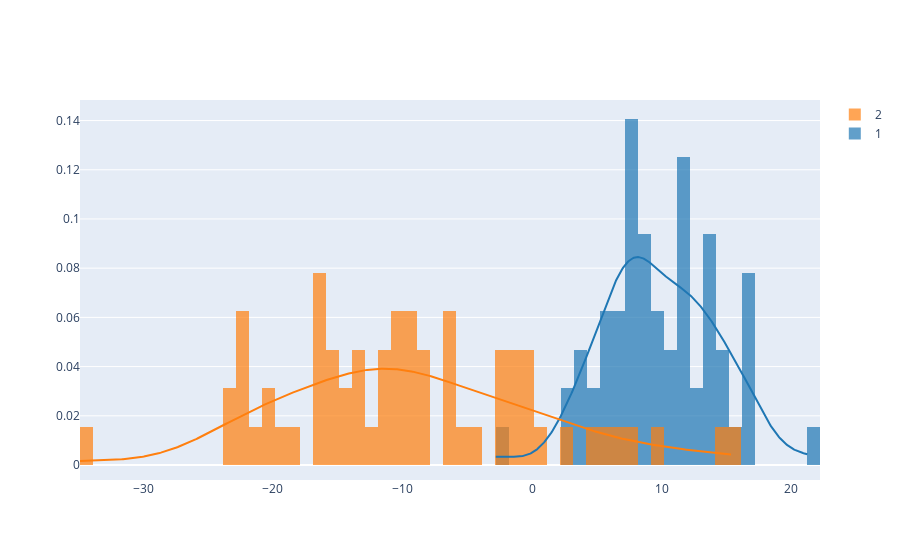

Notebook code cell kept with this figure:
### Code cell
f1, f2 = gaussians(mean=10.0, var=-5.0), gaussians(mean=-10.0, var=10.0)
ff.create_distplot(
    [f1().squeeze().tolist(), f2().squeeze().tolist()],
    ["1", "2"],
    show_rug=False,
).show()

### Figure 1 — Plotly figure (JSON) as saved in the notebook; plotly's stock layout.template omitted (floating-point values rounded to 4 significant figures; data arrays with more than 128 entries replaced by an {"elided": "..."} marker saying what was removed)
{"data": [{"autobinx": false, "histnorm": "probability density", "legendgroup": "1", "marker": {"color": "rgb(31, 119, 180)"}, "name": "1", "opacity": 0.7, "type": "histogram", "x": [3.621, 4.934, 7.877, 3.201, -2.798, 8.19, 3.469, 13.79, 11.42, 8.231, 3.976, 16.94, 10.1, 14.46, 9.809, 7.354, 11.64, 14.03, 7.394, 11.5, 6.723, 7.376, 16.75, 8.476, 10.5, 11.05, 7.795, 13.55, 16.13, 6.756, 11.61, 16.35, 10.5, 13.68, 16.81, 8.508, 12.54, 5.233, 8.242, 14.13, 5.042, 13.39, 7.721, 14.25, 8.488, 11.68, 16.63, 21.27, 14.81, 5.774, 5.81, 12.56, 11.89, 6.537, 9.38, 11.33, 7.167, 8.987, 11.91, 2.678, 7.217, 7.3, 5.463, 9.21], "xaxis": "x", "xbins": {"end": 21.27, "size": 1, "start": -2.798}, "yaxis": "y"}, {"autobinx": false, "histnorm": "probability density", "legendgroup": "2", "marker": {"color": "rgb(255, 127, 14)"}, "name": "2", "opacity": 0.7, "type": "histogram", "x": [-6.52, -13.61, -10.86, -2.85, -4.979, -15.56, 0.02041, -34.86, -19.79, -2.844, -1.763, 2.268, -21.94, -11.83, -8.44, -12.41, 15.44, -6.009, -22.4, -0.2665, 7.645, -15.39, -20.88, -18.31, -13.17, -1.406, -15.96, -12.86, -0.2613, -23.38, -10.36, -13.98, -16.66, -20.81, 5.645, 1.011, -16.43, -9.571, -9.699, -6.703, -8.942, 4.39, -0.8933, -15.41, -6.809, -8.488, -13.98, -16.08, -22.3, -10.33, -22.53, -10.24, 10.12, 6.474, -8.9, -2.253, -16.6, -20.42, -8.501, -22.92, 14.55, -11.29, -10.84, -4.425], "xaxis": "x", "xbins": {"end": 15.44, "size": 1, "start": -34.86}, "yaxis": "y"}, {"legendgroup": "1", "marker": {"color": "rgb(31, 119, 180)"}, "mode": "lines", "name": "1", "showlegend": false, "type": "scatter", "x": {"elided": "500 float values"}, "xaxis": "x", "y": {"elided": "500 float values"}, "yaxis": "y"}, {"legendgroup": "2", "marker": {"color": "rgb(255, 127, 14)"}, "mode": "lines", "name": "2", "showlegend": false, "type": "scatter", "x": {"elided": "500 float values"}, "xaxis": "x", "y": {"elided": "500 float values"}, "yaxis": "y"}], "layout": {"barmode": "overlay", "hovermode": "closest", "legend": {"traceorder": "reversed"}, "xaxis": {"anchor": "y2", "domain": [0, 1], "zeroline": false}, "yaxis": {"anchor": "free", "domain": [0, 1], "position": 0}}}
